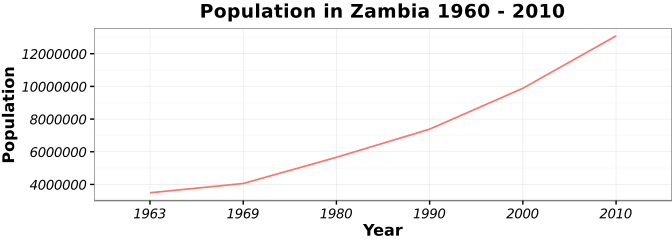

The R source for this figure:
require(tikzDevice)
require(ggplot2)
require(reshape2)
require(grid)
require(scales)
require(ggthemes)
require(extrafont)

dataset1 <- read.csv(
text="Census,European,Asiatic,Coloured,African,Total
1911,1497,39,0,820000,821536
1921,3634,56,145,980000,983835
1931,13846,176,425,1330000,1344447
1946,21907,1117,804,1660000,1683828
1951,37221,2529,1092,1890000,1930842
1956,65277,5450,1577,2100000,2172304
1963,,,,,3490540
1969,,,,,4056995
1980,,,,,5661801
1990,,,,,7383097
2000,,,,,9885591
2010,,,,,13092666", header=TRUE
)

dataset <- read.csv(
text="Census,European,Asiatic,Coloured,African,Total
1963,,,,,3490540
1969,,,,,4056995
1980,,,,,5661801
1990,,,,,7383097
2000,,,,,9885591
2010,,,,,13092666", header=TRUE
)

experimentdataset <- melt(dataset[c(1, 6)], id.vars=c(1))

experimentdataset["yaba"] <- "Population of Zambian territories 1900 - 2010"


#png(filename = "zambia-plots-demographics-census_population.png")

options(scipen=999)

pp <- ggplot(data=experimentdataset,
       aes(x=as.factor(Census),
           y=value,
           colour="wheat",
           group=variable)) +
             ggtitle("Population in Zambia 1960 - 2010") + 
             ylim(0, 20000000) +
             scale_y_continuous(breaks = seq(0, 20000000, 2000000)) +
             #geom_line(aes(linetype=variable), size=1.5) +
             geom_line(size=0.6) +
             labs(x="Year",y="Population") +
             theme_bw() + 
             theme(
                   text=element_text(family="CM Roman"),
                   legend.title=element_blank(),
                   legend.position="none",
                   #legend.text=element_text(size=14),
                   plot.margin=unit(c(0.1,0,0,0),"cm"),
                   axis.title.x = element_text(vjust=-0.8, face="bold", size = 12),
                   axis.title.y = element_text(vjust=-0.2, face="bold", size = 12),
                   axis.text.x = element_text(face = "italic"),
                   axis.text.y = element_text(face = "italic"),
                   plot.title = element_text(lineheight=.8, face="bold")
                   )

svg("zambia-plots-demographics-census_population.svg", bg = 'transparent', height = 2.5)

pp

dev.off()